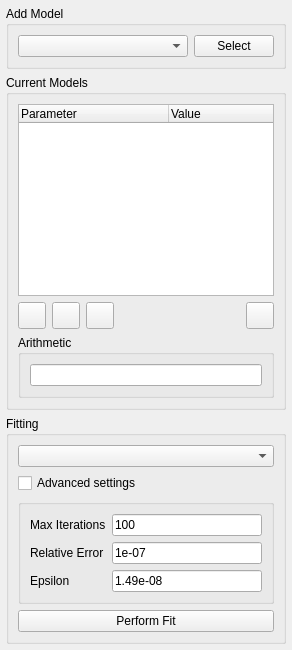
<?xml version="1.0" encoding="UTF-8"?>
<ui version="4.0">
 <class>dialog_resample_warning</class>
 <widget class="QWidget" name="dialog_resample_warning">
  <property name="windowTitle">
   <string>Form</string>
  </property>
  <layout class="QVBoxLayout" name="layout_vertical">
   <property name="sizeConstraint">
    <enum>QLayout::SetMinAndMaxSize</enum>
   </property>
   <property name="leftMargin">
    <number>6</number>
   </property>
   <property name="topMargin">
    <number>6</number>
   </property>
   <property name="rightMargin">
    <number>6</number>
   </property>
   <property name="bottomMargin">
    <number>6</number>
   </property>
   <item>
    <widget class="QGroupBox" name="groupBox">
     <property name="title">
      <string>Add Model</string>
     </property>
     <layout class="QHBoxLayout" name="horizontalLayout">
      <item>
       <widget class="QComboBox" name="combo_box_models">
        <property name="sizePolicy">
         <sizepolicy hsizetype="Preferred" vsizetype="Fixed">
          <horstretch>1</horstretch>
          <verstretch>0</verstretch>
         </sizepolicy>
        </property>
       </widget>
      </item>
      <item>
       <widget class="QPushButton" name="button_select_model">
        <property name="sizePolicy">
         <sizepolicy hsizetype="Minimum" vsizetype="Fixed">
          <horstretch>0</horstretch>
          <verstretch>0</verstretch>
         </sizepolicy>
        </property>
        <property name="text">
         <string>Select</string>
        </property>
       </widget>
      </item>
     </layout>
    </widget>
   </item>
   <item>
    <widget class="QGroupBox" name="group_box_current_models">
     <property name="title">
      <string>Current Models</string>
     </property>
     <layout class="QVBoxLayout" name="verticalLayout_2">
      <item>
       <widget class="QTreeWidget" name="tree_widget_current_models">
        <property name="styleSheet">
         <string notr="true">QTreeWidget::indicator:checked {
    image: url(:/icons/lock.svg);
}

QCheckBox::indicator:checked:hover {
    image: url(:/icons/lock.svg);
}

QCheckBox::indicator:checked:pressed {
    image: url(:/icons/lock.svg);
}

QTreeWidget::indicator:unchecked {
    image: url(:/icons/unlock.svg);
}

QCheckBox::indicator:unchecked:hover {
    image: url(:/icons/unlock.svg);
}

QCheckBox::indicator:unchecked:pressed {
    image: url(:/icons/unlock.svg);
}</string>
        </property>
        <property name="columnCount">
         <number>2</number>
        </property>
        <attribute name="headerDefaultSectionSize">
         <number>150</number>
        </attribute>
        <column>
         <property name="text">
          <string>Parameter</string>
         </property>
        </column>
        <column>
         <property name="text">
          <string>Value</string>
         </property>
        </column>
       </widget>
      </item>
      <item>
       <layout class="QHBoxLayout" name="horizontalLayout_2">
        <item>
         <widget class="QToolButton" name="button_save_model">
          <property name="toolTip">
           <string>Save the model as a yaml file</string>
          </property>
          <property name="text">
           <string/>
          </property>
          <property name="icon">
           <iconset resource="../resources/resources.qrc">
            <normaloff>:/icons/Save-48.png</normaloff>:/icons/Save-48.png</iconset>
          </property>
          <property name="iconSize">
           <size>
            <width>20</width>
            <height>20</height>
           </size>
          </property>
         </widget>
        </item>
        <item>
         <widget class="QToolButton" name="button_load_model">
          <property name="toolTip">
           <string>Open a previously saved model</string>
          </property>
          <property name="text">
           <string/>
          </property>
          <property name="icon">
           <iconset resource="../resources/resources.qrc">
            <normaloff>:/icons/Open Folder-48.png</normaloff>:/icons/Open Folder-48.png</iconset>
          </property>
          <property name="iconSize">
           <size>
            <width>20</width>
            <height>20</height>
           </size>
          </property>
         </widget>
        </item>
        <item>
         <widget class="QToolButton" name="button_export_model">
          <property name="toolTip">
           <string>Export the model as a python script</string>
          </property>
          <property name="text">
           <string/>
          </property>
          <property name="icon">
           <iconset resource="../resources/resources.qrc">
            <normaloff>:/icons/Export-48.png</normaloff>:/icons/Export-48.png</iconset>
          </property>
          <property name="iconSize">
           <size>
            <width>20</width>
            <height>20</height>
           </size>
          </property>
         </widget>
        </item>
        <item>
         <spacer name="horizontalSpacer">
          <property name="orientation">
           <enum>Qt::Horizontal</enum>
          </property>
          <property name="sizeHint" stdset="0">
           <size>
            <width>40</width>
            <height>20</height>
           </size>
          </property>
         </spacer>
        </item>
        <item>
         <widget class="QToolButton" name="button_remove_model">
          <property name="toolTip">
           <string>Delete selected sub model</string>
          </property>
          <property name="text">
           <string/>
          </property>
          <property name="icon">
           <iconset resource="../resources/resources.qrc">
            <normaloff>:/icons/Delete-48.png</normaloff>:/icons/Delete-48.png</iconset>
          </property>
          <property name="iconSize">
           <size>
            <width>20</width>
            <height>20</height>
           </size>
          </property>
         </widget>
        </item>
       </layout>
      </item>
      <item>
       <widget class="QGroupBox" name="group_box_arithmetic">
        <property name="title">
         <string>Arithmetic</string>
        </property>
        <layout class="QVBoxLayout" name="verticalLayout_4">
         <item>
          <widget class="QLineEdit" name="line_edit_model_arithmetic"/>
         </item>
        </layout>
       </widget>
      </item>
     </layout>
    </widget>
   </item>
   <item>
    <widget class="QGroupBox" name="group_box_fitting">
     <property name="title">
      <string>Fitting</string>
     </property>
     <layout class="QVBoxLayout" name="verticalLayout_3">
      <item>
       <widget class="QComboBox" name="combo_box_fitting"/>
      </item>
      <item>
       <widget class="QCheckBox" name="check_box_advanced_settings">
        <property name="styleSheet">
         <string notr="true">.QCheckBox::indicator:unchecked {
    image: url(:/icons/icons8-Forward-96.png);
	height: 16px;
	width: 16px;
}

.QCheckBox::indicator:unchecked:pressed {
    image: url(:/icons/icons8-Forward-96.png);
	height: 16px;
	width: 16px;
}

.QCheckBox::indicator:checked {
    image: url(:/icons/icons8-Expand Arrow-96.png);
	height: 20px;
	width: 20px;
}

.QCheckBox::indicator:checked:pressed {
    image: url(:/icons/icons8-Expand Arrow-96.png);
	height: 20px;
	width: 20px;
}</string>
        </property>
        <property name="text">
         <string>Advanced settings</string>
        </property>
       </widget>
      </item>
      <item>
       <widget class="QGroupBox" name="group_box_advanced_settings">
        <property name="enabled">
         <bool>true</bool>
        </property>
        <property name="checked">
         <bool>false</bool>
        </property>
        <layout class="QFormLayout" name="formLayout">
         <item row="0" column="0">
          <widget class="QLabel" name="max_iterations_label">
           <property name="text">
            <string>Max Iterations</string>
           </property>
          </widget>
         </item>
         <item row="0" column="1">
          <widget class="QLineEdit" name="max_iterations_line_edit">
           <property name="text">
            <string>100</string>
           </property>
          </widget>
         </item>
         <item row="1" column="0">
          <widget class="QLabel" name="relative_error_label">
           <property name="text">
            <string>Relative Error</string>
           </property>
          </widget>
         </item>
         <item row="1" column="1">
          <widget class="QLineEdit" name="relative_error_line_edit">
           <property name="text">
            <string>1e-07</string>
           </property>
          </widget>
         </item>
         <item row="2" column="0">
          <widget class="QLabel" name="epsilon_label">
           <property name="text">
            <string>Epsilon</string>
           </property>
          </widget>
         </item>
         <item row="2" column="1">
          <widget class="QLineEdit" name="epsilon_line_edit">
           <property name="text">
            <string>1.49e-08</string>
           </property>
          </widget>
         </item>
        </layout>
       </widget>
      </item>
      <item>
       <widget class="QPushButton" name="button_perform_fit">
        <property name="text">
         <string>Perform Fit</string>
        </property>
       </widget>
      </item>
     </layout>
    </widget>
   </item>
  </layout>
 </widget>
 <resources>
  <include location="../resources/resources.qrc"/>
 </resources>
 <connections/>
</ui>
